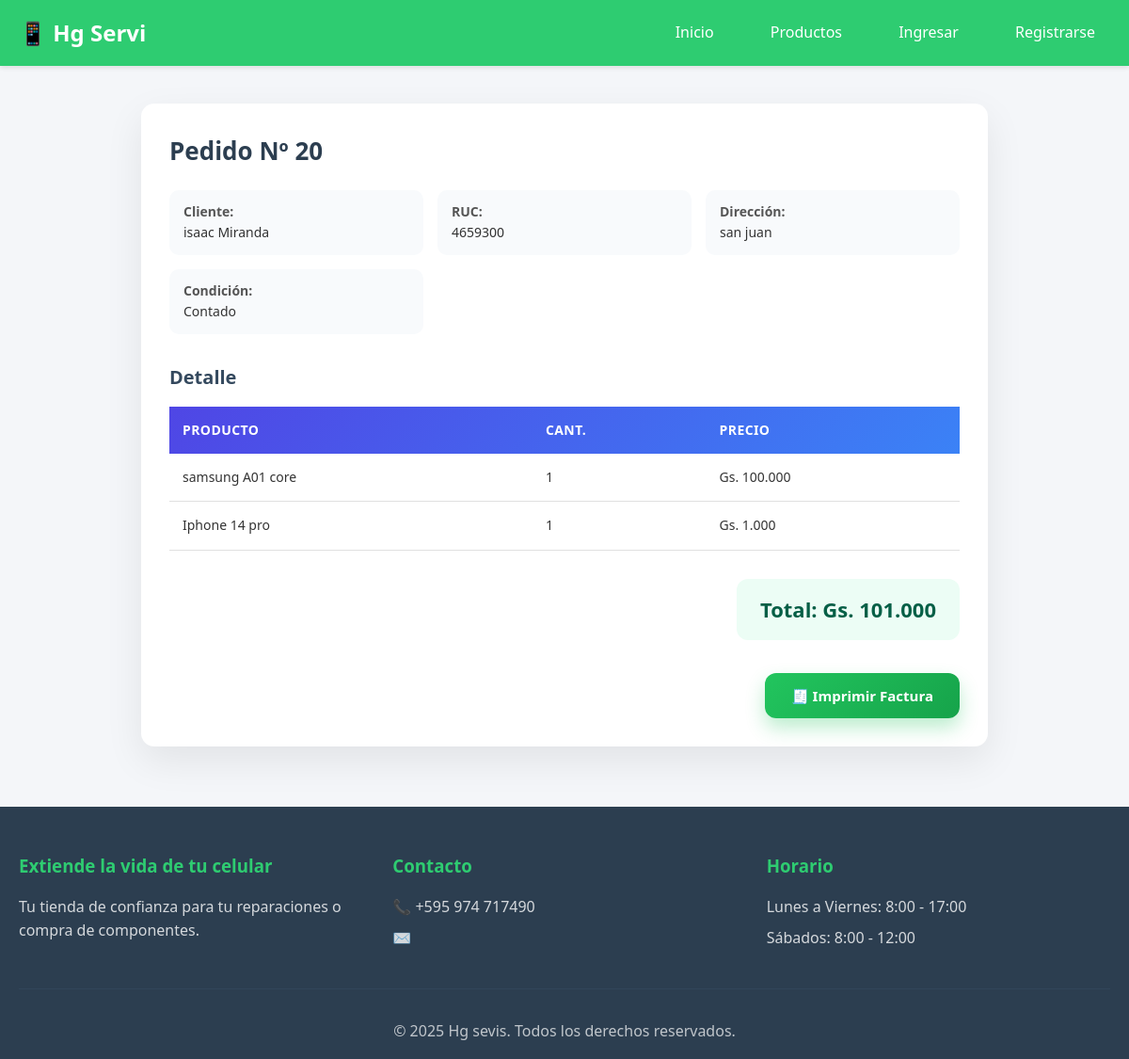
The page /order-view.php?id=20 on the database its author committed.
### tables this page shows
CREATE TABLE `ventas` (
  `id` int(11) NOT NULL,
  `usuario_id` int(11) NOT NULL,
  `ruc_cliente` varchar(20) NOT NULL,
  `nombre_cliente` varchar(100) NOT NULL,
  `apellido_cliente` varchar(100) NOT NULL,
  `email_cliente` varchar(150) NOT NULL,
  `telefono_cliente` varchar(30) NOT NULL,
  `direccion_entrega` text NOT NULL,
  `metodo_pago` enum('efectivo','tarjeta','transferencia') DEFAULT 'efectivo',
  `condicion_pago` enum('Contado','Credito') DEFAULT 'Contado',
  `subtotal` int(11) NOT NULL,
  `envio` int(11) NOT NULL DEFAULT 0,
  `total` int(11) NOT NULL,
  `notas` text DEFAULT NULL,
  `estado` enum('pendiente','confirmado','preparando','listo','entregado','cancelado') DEFAULT 'pendiente',
  `fecha` datetime DEFAULT current_timestamp()
);

CREATE TABLE `venta_detalle` (
  `id` int(11) NOT NULL,
  `venta_id` int(11) NOT NULL,
  `producto_id` int(11) NOT NULL,
  `marca` varchar(200) NOT NULL,
  `modelo` varchar(200) NOT NULL,
  `cantidad` int(11) NOT NULL,
  `precio` int(11) NOT NULL,
  `subtotal` int(11) NOT NULL
);

### models/order.php (called while the page is built, shortened)
<?php
class Order
{
    private $conn;
    public function __construct($db)
    {
        $this->conn = $db;
    }
    public function getOrderById($id)
    {
        $stmt = $this->conn->prepare("SELECT * FROM ventas WHERE id = ?");
        $stmt->execute([$id]);
        return $stmt->fetch(PDO::FETCH_ASSOC);
    }
    public function getOrderItems($venta_id)
    {
        $stmt = $this->conn->prepare(
            "SELECT * FROM venta_detalle WHERE venta_id = ?"
        );
        $stmt->execute([$venta_id]);
        return $stmt->fetchAll(PDO::FETCH_ASSOC);
    }
}

### order-view.php (the view, shortened to what this page needs)
<?php
require_once 'config.php';
require_once 'models/Order.php';
$database = new Database();
$db = $database->getConnection();
$orderModel = new Order($db);
$order = $orderModel->getOrderById($_GET['id']);
$items = $orderModel->getOrderItems($_GET['id']);
include 'views/header.php';
?>
<link rel="stylesheet" href="css/order-success.css">
<div class="order-container">
    <h2>Pedido Nº <?= $order['id'] ?></h2>
    <div class="order-info">
        <p><strong>Cliente:</strong><br>
            <?= htmlspecialchars($order['nombre_cliente'] . ' ' . $order['apellido_cliente']) ?>
        </p>
        <p><strong>RUC:</strong><br><?= htmlspecialchars($order['ruc_cliente']) ?></p>
        <p><strong>Dirección:</strong><br><?= htmlspecialchars($order['direccion_entrega']) ?></p>
        <p><strong>Condición:</strong><br><?= htmlspecialchars($order['condicion_pago']) ?></p>
    </div>
    <h3>Detalle</h3>
    <table class="order-table">
        <thead>
            <tr>
                <th>Producto</th>
                <th>Cant.</th>
                <th>Precio</th>
            </tr>
        </thead>
        <tbody>
            <?php foreach ($items as $i): ?>
                <tr>
                    <td><?= htmlspecialchars($i['marca']) ?></td>
                    <td><?= $i['cantidad'] ?></td>
                    <td>Gs. <?= number_format($i['precio'], 0, ',', '.') ?></td>
                </tr>
            <?php endforeach; ?>
        </tbody>
    </table>
    <div class="order-total">
        <h2>Total: Gs. <?= number_format($order['total'], 0, ',', '.') ?></h2>
    </div>
    <?php if ($order['estado'] === 'pendiente'): ?>
        <div class="order-actions">
            <form method="GET" action="factura.php" target="_blank">
                <button class="btn-invoice" type="submit">🧾 Imprimir Factura</button>
            </form>
        </div>
    <?php else: ?>
        <div class="order-status">✔ Pedido ya facturado</div>
    <?php endif; ?>
</div>
<?php include 'views/footer.php'; ?>

### assets/css/style.css (style rules this page uses)
* { margin: 0; padding: 0; box-sizing: border-box; }
body { font-family: 'Arial', sans-serif; line-height: 1.6; color: #333; background-color: #f8f9fa; }

### assets/css/stock.css (style rules this page uses)
:root { --primary-color: #2c3e50; --secondary-color: #3498db; --success-color: #27ae60; --danger-color: #e74c3c; --warning-color: #f39c12; --info-color: #17a2b8; --light-color: #ecf0f1; --dark-color: #34495e; --gray-light: #f8f9fa; --gray-dark: #6c757d; --border-radius: 8px; --box-shadow: 0 4px 6px rgba(251, 246, 246, 0.1); --transition: all 0.3s ease; }
* { margin: 0; padding: 0; box-sizing: border-box; }
body { font-family: 'Segoe UI', Tahoma, Geneva, Verdana, sans-serif; background: linear-gradient(135deg, #f5f7fa 0%, #c3cfe2 100%); min-height: 100vh; color: #333; line-height: 1.6; }

### assets/css/order.css (style rules this page uses)
body { background: #f4f6f9; font-family: 'Segoe UI', Tahoma, sans-serif; }
table { width: 100%; border-collapse: collapse; background: #fff; }
thead { background: #007bff; color: #ffffff; }
thead th { padding: 12px; text-align: left; font-size: 0.9rem; }
tbody td { padding: 10px; border-bottom: 1px solid #e0e0e0; font-size: 0.9rem; }

### assets/css/order-success.css (style rules this page uses)
* { margin: 0; padding: 0; box-sizing: border-box; font-family: 'Segoe UI', Tahoma, sans-serif; }
body { background: #f4f6f9; color: #333; }
.order-container { max-width: 900px; margin: 40px auto; background: #ffffff; padding: 30px; border-radius: 14px; box-shadow: 0 15px 40px rgba(0, 0, 0, 0.08); }
.order-container h2 { font-size: 26px; margin-bottom: 10px; color: #2c3e50; }
.order-container h3 { margin-top: 30px; margin-bottom: 15px; font-size: 20px; color: #34495e; }
.order-info { display: grid; grid-template-columns: repeat(auto-fit, minmax(220px, 1fr)); gap: 15px; margin: 20px 0 30px; }
.order-info p { background: #f8fafc; padding: 12px 15px; border-radius: 10px; font-size: 14px; }
.order-info strong { color: #555; }
.order-table { width: 100%; border-collapse: collapse; margin-top: 15px; }
.order-table thead { background: linear-gradient(135deg, #4f46e5, #3b82f6); color: #ffffff; }
.order-table th, .order-table td { padding: 14px; text-align: left; font-size: 14px; }
.order-table th { font-weight: 600; text-transform: uppercase; letter-spacing: 0.03em; }
.order-table tbody tr { border-bottom: 1px solid #e5e7eb; }
.order-total { margin-top: 30px; display: flex; justify-content: flex-end; }
.order-total h2 { background: #ecfdf5; color: #065f46; padding: 15px 25px; border-radius: 12px; font-size: 22px; }
.order-actions { margin-top: 25px; text-align: right; }
.btn-invoice { background: linear-gradient(135deg, #22c55e, #16a34a); color: #ffffff; border: none; padding: 14px 28px; border-radius: 12px; font-size: 15px; font-weight: 600; cursor: pointer; transition: all 0.25s ease; box-shadow: 0 10px 20px rgba(34, 197, 94, 0.3); }

### rows shown on the page
ventas: id "20", nombre_cliente+apellido_cliente "isaac Miranda", ruc_cliente "4659300", direccion_entrega "san juan", condicion_pago "Contado", total "101.000"
venta_detalle: marca "samsung A01 core", cantidad "1", precio "100.000"
venta_detalle: marca "Iphone 14 pro", cantidad "1", precio "1.000"
